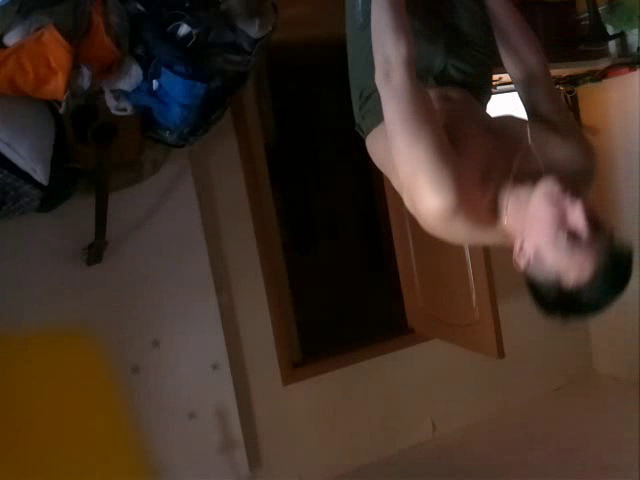
#> input picture frame 3 of face_video.avi, 640 x 480 px, given in place of the camera
$ python face_video.py
#> lines starting #> are read from the running program, lines starting #| are printed output that depends on the picture
import cv2
import sys
import time

cascPath = 'haarcascade_frontalface_default.xml'
faceCascade = cv2.CascadeClassifier(cascPath)

video_capture = cv2.VideoCapture(0)

fourcc = cv2.VideoWriter_fourcc(*'XVID')
out = cv2.VideoWriter('face_video.avi', fourcc, 8.0, (640,480))
start = time.time()
while time.time() - start < 20:
    # Capture frame-by-frame
    ret, frm = video_capture.read()
#> frm is the input picture: shape (480, 640, 3); mean B, G, R 35, 45.8, 62.7
    frame = cv2.flip(frm, 0)
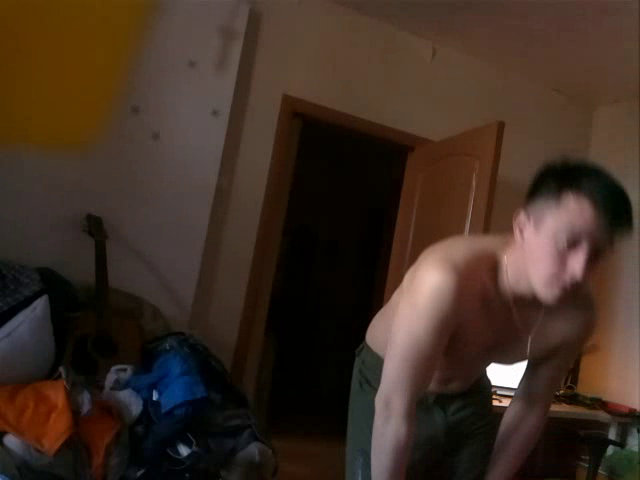
#> frame: shape (480, 640, 3); mean B, G, R 35, 45.8, 62.7

    gray = cv2.cvtColor(frame, cv2.COLOR_BGR2GRAY)
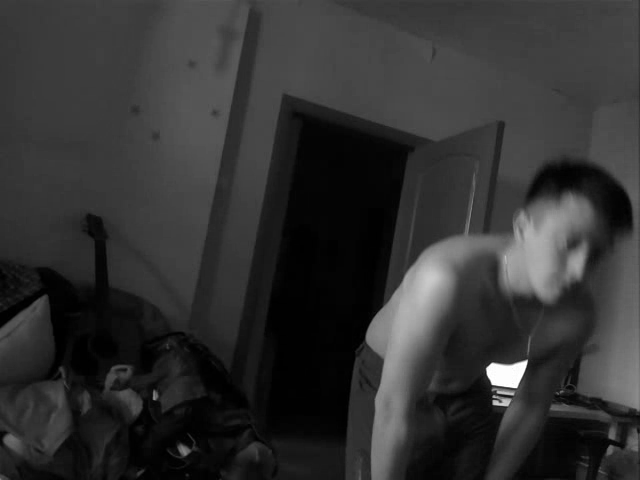
#> gray: shape (480, 640); min 0, max 255, mean 49.6

    faces = faceCascade.detectMultiScale(
        gray,
        scaleFactor=1.1,
        minNeighbors=5
    )
#> faces = ()

    # Draw a rectangle around the faces
    for (x, y, w, h) in faces:
        print('x:', x, 'y:', y, 'w:', w, 'h:', h)
        cv2.rectangle(frame, (x, y), (x+w, y+h), (0, 255, 0), 2)
#> this loop made 0 passes

    # Display the resulting frame
    out.write(frame)
    #cv2.imshow('Video', frame)
out.release()

# When everything is done, release the capture
video_capture.release()
cv2.destroyAllWindows()

$ run again, starting later in the video
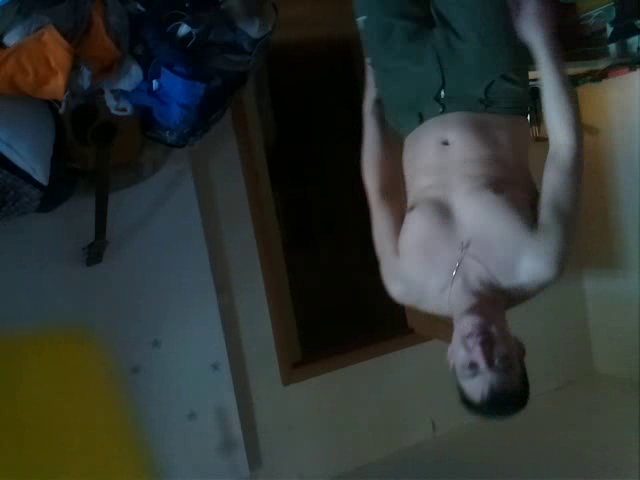
#> input picture frame 16 of face_video.avi, 640 x 480 px, given in place of the camera
#> frm is the input picture: shape (480, 640, 3); mean B, G, R 50.1, 53.5, 47.7
#> `gray = cv2.cvtColor(frame, cv2.COLOR_BGR2GRAY)`:
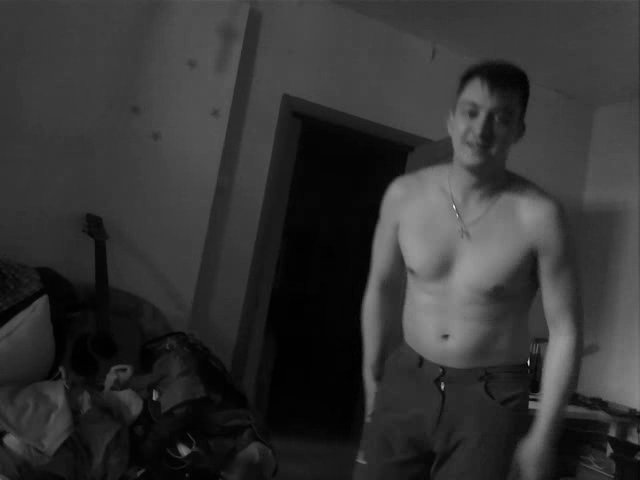
#> gray: shape (480, 640); min 0, max 249, mean 51.3
#> faces = [[445, 85, 75, 75]]
#> the loop `for (x, y, w, h) in faces:` made 1 pass
#> (printed output is left out)
#> after the loop `for (x, y, w, h) in faces:`:
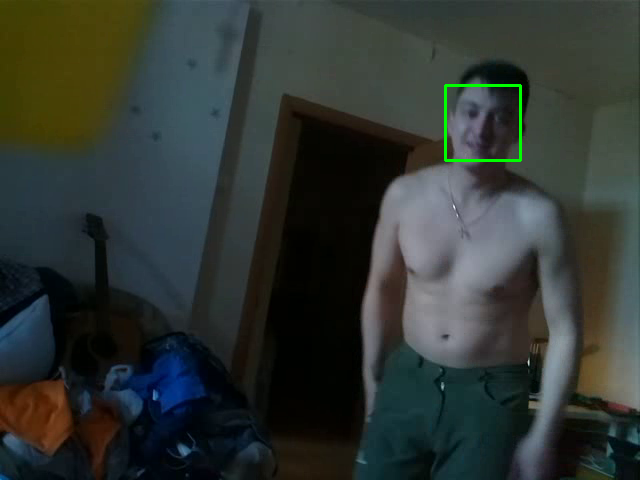
#> frame: shape (480, 640, 3); mean B, G, R 49.9, 54.1, 47.5

$ run again, starting later in the video
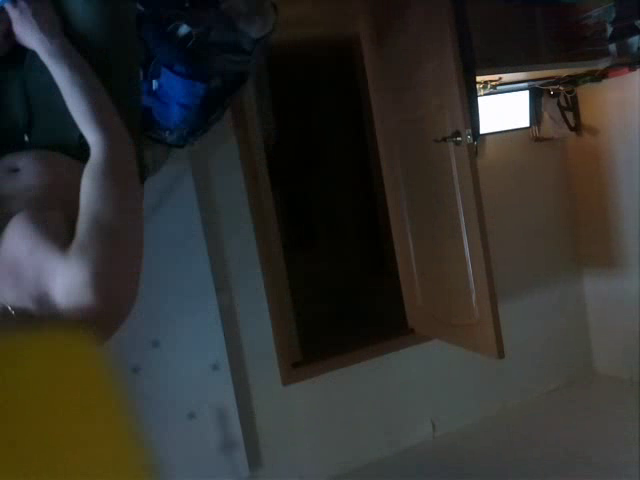
#> input picture frame 29 of face_video.avi, 640 x 480 px, given in place of the camera
#> frm is the input picture: shape (480, 640, 3); mean B, G, R 45.6, 48.9, 49.1
#> `frame = cv2.flip(frm, 0)`:
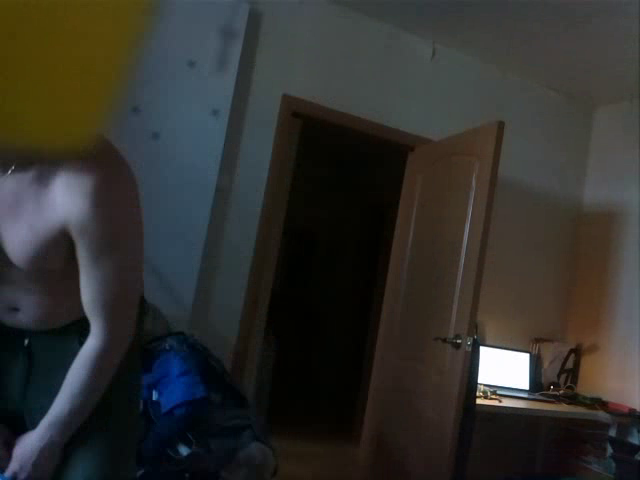
#> frame: shape (480, 640, 3); mean B, G, R 45.6, 48.9, 49.1
#> `gray = cv2.cvtColor(frame, cv2.COLOR_BGR2GRAY)`:
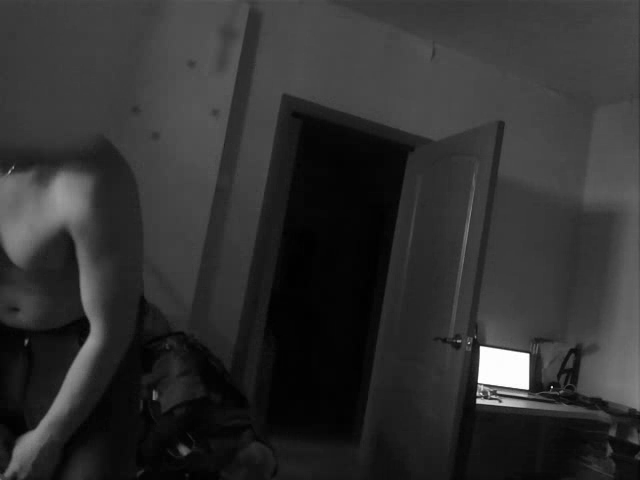
#> gray: shape (480, 640); min 0, max 255, mean 48.6
#> faces = ()
